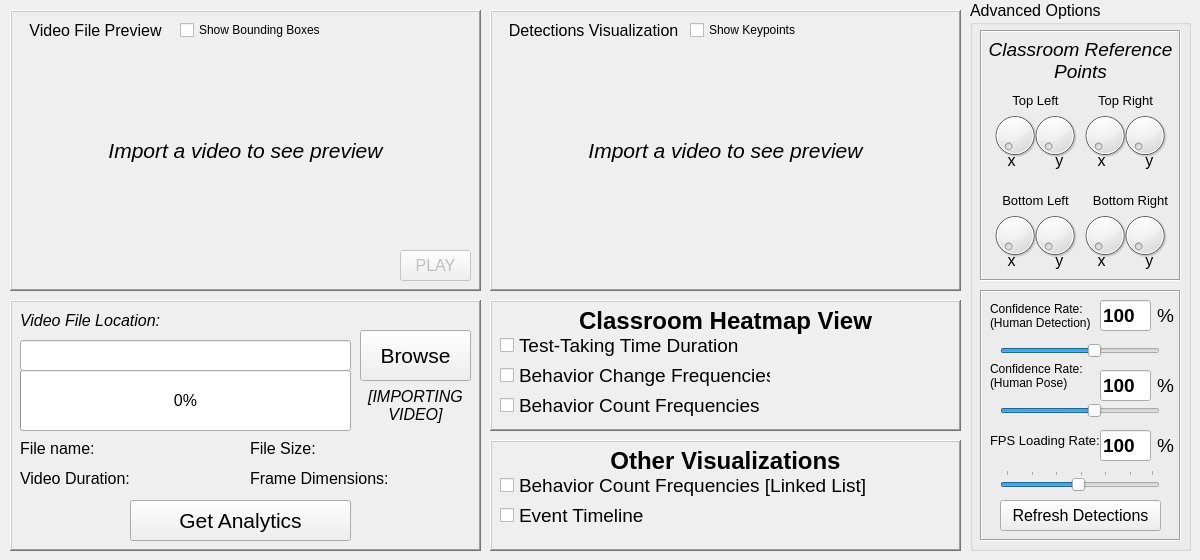
    <widget class="QWidget" name="importVideo">
     <attribute name="title">
      <string>Import Video</string>
     </attribute>
     <widget class="QLabel" name="video_preview_label">
      <property name="geometry">
       <rect>
        <x>10</x>
        <y>10</y>
        <width>471</width>
        <height>281</height>
       </rect>
      </property>
      <property name="font">
       <font>
        <pointsize>16</pointsize>
        <italic>true</italic>
       </font>
      </property>
      <property name="frameShape">
       <enum>QFrame::Shape::WinPanel</enum>
      </property>
      <property name="frameShadow">
       <enum>QFrame::Shadow::Raised</enum>
      </property>
      <property name="text">
       <string>Import a video to see preview</string>
      </property>
      <property name="alignment">
       <set>Qt::AlignmentFlag::AlignCenter</set>
      </property>
     </widget>
     <widget class="QGroupBox" name="groupBox_2">
      <property name="geometry">
       <rect>
        <x>970</x>
        <y>0</y>
        <width>221</width>
        <height>551</height>
       </rect>
      </property>
      <property name="font">
       <font>
        <pointsize>12</pointsize>
       </font>
      </property>
      <property name="title">
       <string>Advanced Options</string>
      </property>
      <widget class="QFrame" name="frame_6">
       <property name="geometry">
        <rect>
         <x>10</x>
         <y>290</y>
         <width>201</width>
         <height>251</height>
        </rect>
       </property>
       <property name="frameShape">
        <enum>QFrame::Shape::Box</enum>
       </property>
       <property name="frameShadow">
        <enum>QFrame::Shadow::Sunken</enum>
       </property>
       <widget class="QLabel" name="label_34">
        <property name="geometry">
         <rect>
          <x>10</x>
          <y>10</y>
          <width>121</width>
          <height>31</height>
         </rect>
        </property>
        <property name="font">
         <font>
          <pointsize>9</pointsize>
         </font>
        </property>
        <property name="text">
         <string>Confidence Rate:
(Human Detection)</string>
        </property>
       </widget>
       <widget class="QSlider" name="human_detect_conf_slider">
        <property name="geometry">
         <rect>
          <x>20</x>
          <y>50</y>
          <width>160</width>
          <height>22</height>
         </rect>
        </property>
        <property name="maximum">
         <number>100</number>
        </property>
        <property name="singleStep">
         <number>5</number>
        </property>
        <property name="pageStep">
         <number>5</number>
        </property>
        <property name="value">
         <number>60</number>
        </property>
        <property name="orientation">
         <enum>Qt::Orientation::Horizontal</enum>
        </property>
       </widget>
       <widget class="QLineEdit" name="confLineEdit">
        <property name="geometry">
         <rect>
          <x>120</x>
          <y>10</y>
          <width>51</width>
          <height>31</height>
         </rect>
        </property>
        <property name="font">
         <font>
          <pointsize>14</pointsize>
          <bold>true</bold>
         </font>
        </property>
        <property name="text">
         <string>100</string>
        </property>
        <property name="readOnly">
         <bool>true</bool>
        </property>
       </widget>
       <widget class="QLabel" name="label_35">
        <property name="geometry">
         <rect>
          <x>170</x>
          <y>10</y>
          <width>31</width>
          <height>31</height>
         </rect>
        </property>
        <property name="font">
         <font>
          <pointsize>14</pointsize>
         </font>
        </property>
        <property name="text">
         <string>%</string>
        </property>
        <property name="alignment">
         <set>Qt::AlignmentFlag::AlignCenter</set>
        </property>
       </widget>
       <widget class="QLabel" name="label_36">
        <property name="geometry">
         <rect>
          <x>10</x>
          <y>140</y>
          <width>111</width>
          <height>21</height>
         </rect>
        </property>
        <property name="font">
         <font>
          <pointsize>10</pointsize>
         </font>
        </property>
        <property name="text">
         <string>FPS Loading Rate:</string>
        </property>
       </widget>
       <widget class="QLabel" name="label_37">
        <property name="geometry">
         <rect>
          <x>170</x>
          <y>140</y>
          <width>31</width>
          <height>31</height>
         </rect>
        </property>
        <property name="font">
         <font>
          <pointsize>14</pointsize>
         </font>
        </property>
        <property name="text">
         <string>%</string>
        </property>
        <property name="alignment">
         <set>Qt::AlignmentFlag::AlignCenter</set>
        </property>
       </widget>
       <widget class="QLineEdit" name="fpsLoadingRateLineEdit">
        <property name="geometry">
         <rect>
          <x>120</x>
          <y>140</y>
          <width>51</width>
          <height>31</height>
         </rect>
        </property>
        <property name="font">
         <font>
          <pointsize>14</pointsize>
          <bold>true</bold>
         </font>
        </property>
        <property name="text">
         <string>100</string>
        </property>
        <property name="readOnly">
         <bool>true</bool>
        </property>
       </widget>
       <widget class="QSlider" name="fps_loading_rate_slider">
        <property name="geometry">
         <rect>
          <x>20</x>
          <y>180</y>
          <width>160</width>
          <height>22</height>
         </rect>
        </property>
        <property name="minimum">
         <number>1</number>
        </property>
        <property name="maximum">
         <number>60</number>
        </property>
        <property name="singleStep">
         <number>1</number>
        </property>
        <property name="pageStep">
         <number>1</number>
        </property>
        <property name="value">
         <number>30</number>
        </property>
        <property name="orientation">
         <enum>Qt::Orientation::Horizontal</enum>
        </property>
        <property name="tickPosition">
         <enum>QSlider::TickPosition::TicksAbove</enum>
        </property>
        <property name="tickInterval">
         <number>10</number>
        </property>
       </widget>
       <widget class="QLabel" name="label_38">
        <property name="geometry">
         <rect>
          <x>10</x>
          <y>70</y>
          <width>121</width>
          <height>31</height>
         </rect>
        </property>
        <property name="font">
         <font>
          <pointsize>9</pointsize>
         </font>
        </property>
        <property name="text">
         <string>Confidence Rate:
(Human Pose)</string>
        </property>
       </widget>
       <widget class="QSlider" name="human_pose_conf_slider">
        <property name="geometry">
         <rect>
          <x>20</x>
          <y>110</y>
          <width>160</width>
          <height>22</height>
         </rect>
        </property>
        <property name="maximum">
         <number>100</number>
        </property>
        <property name="singleStep">
         <number>5</number>
        </property>
        <property name="pageStep">
         <number>5</number>
        </property>
        <property name="value">
         <number>60</number>
        </property>
        <property name="orientation">
         <enum>Qt::Orientation::Horizontal</enum>
        </property>
       </widget>
       <widget class="QLabel" name="label_39">
        <property name="geometry">
         <rect>
          <x>170</x>
          <y>80</y>
          <width>31</width>
          <height>31</height>
         </rect>
        </property>
        <property name="font">
         <font>
          <pointsize>14</pointsize>
         </font>
        </property>
        <property name="text">
         <string>%</string>
        </property>
        <property name="alignment">
         <set>Qt::AlignmentFlag::AlignCenter</set>
        </property>
       </widget>
       <widget class="QLineEdit" name="confLineEdit_2">
        <property name="geometry">
         <rect>
          <x>120</x>
          <y>80</y>
          <width>51</width>
          <height>31</height>
         </rect>
        </property>
        <property name="font">
         <font>
          <pointsize>14</pointsize>
          <bold>true</bold>
         </font>
        </property>
        <property name="text">
         <string>100</string>
        </property>
        <property name="readOnly">
         <bool>true</bool>
        </property>
       </widget>
       <widget class="QPushButton" name="show_2">
        <property name="enabled">
         <bool>true</bool>
        </property>
        <property name="geometry">
         <rect>
          <x>20</x>
          <y>210</y>
          <width>161</width>
          <height>31</height>
         </rect>
        </property>
        <property name="font">
         <font>
          <pointsize>12</pointsize>
         </font>
        </property>
        <property name="text">
         <string>Refresh Detections</string>
        </property>
       </widget>
      </widget>
      <widget class="QFrame" name="frame_7">
       <property name="geometry">
        <rect>
         <x>10</x>
         <y>30</y>
         <width>201</width>
         <height>251</height>
        </rect>
       </property>
       <property name="frameShape">
        <enum>QFrame::Shape::Box</enum>
       </property>
       <property name="frameShadow">
        <enum>QFrame::Shadow::Sunken</enum>
       </property>
       <property name="lineWidth">
        <number>1</number>
       </property>
       <widget class="QLabel" name="label_23">
        <property name="geometry">
         <rect>
          <x>10</x>
          <y>60</y>
          <width>91</width>
          <height>21</height>
         </rect>
        </property>
        <property name="font">
         <font>
          <pointsize>10</pointsize>
          <italic>false</italic>
         </font>
        </property>
        <property name="text">
         <string>Top Left</string>
        </property>
        <property name="alignment">
         <set>Qt::AlignmentFlag::AlignCenter</set>
        </property>
       </widget>
       <widget class="QDial" name="top_left_x_dial">
        <property name="geometry">
         <rect>
          <x>10</x>
          <y>80</y>
          <width>50</width>
          <height>51</height>
         </rect>
        </property>
        <property name="invertedAppearance">
         <bool>false</bool>
        </property>
        <property name="invertedControls">
         <bool>false</bool>
        </property>
       </widget>
       <widget class="QDial" name="top_left_y_dial">
        <property name="geometry">
         <rect>
          <x>50</x>
          <y>80</y>
          <width>50</width>
          <height>51</height>
         </rect>
        </property>
       </widget>
       <widget class="QDial" name="top_right_x_dial">
        <property name="geometry">
         <rect>
          <x>100</x>
          <y>80</y>
          <width>50</width>
          <height>51</height>
         </rect>
        </property>
       </widget>
       <widget class="QDial" name="top_right_y_dial">
        <property name="geometry">
         <rect>
          <x>140</x>
          <y>80</y>
          <width>50</width>
          <height>51</height>
         </rect>
        </property>
       </widget>
       <widget class="QLabel" name="label_24">
        <property name="geometry">
         <rect>
          <x>100</x>
          <y>60</y>
          <width>91</width>
          <height>21</height>
         </rect>
        </property>
        <property name="font">
         <font>
          <pointsize>10</pointsize>
          <italic>false</italic>
         </font>
        </property>
        <property name="text">
         <string>Top Right</string>
        </property>
        <property name="alignment">
         <set>Qt::AlignmentFlag::AlignCenter</set>
        </property>
       </widget>
       <widget class="QLabel" name="label_27">
        <property name="geometry">
         <rect>
          <x>0</x>
          <y>0</y>
          <width>201</width>
          <height>61</height>
         </rect>
        </property>
        <property name="font">
         <font>
          <pointsize>14</pointsize>
          <italic>true</italic>
         </font>
        </property>
        <property name="text">
         <string>Classroom Reference
Points</string>
        </property>
        <property name="alignment">
         <set>Qt::AlignmentFlag::AlignCenter</set>
        </property>
       </widget>
       <widget class="QLabel" name="label_25">
        <property name="geometry">
         <rect>
          <x>100</x>
          <y>160</y>
          <width>101</width>
          <height>21</height>
         </rect>
        </property>
        <property name="font">
         <font>
          <pointsize>10</pointsize>
          <italic>false</italic>
         </font>
        </property>
        <property name="text">
         <string>Bottom Right</string>
        </property>
        <property name="alignment">
         <set>Qt::AlignmentFlag::AlignCenter</set>
        </property>
       </widget>
       <widget class="QLabel" name="label_26">
        <property name="geometry">
         <rect>
          <x>10</x>
          <y>160</y>
          <width>91</width>
          <height>21</height>
         </rect>
        </property>
        <property name="font">
         <font>
          <pointsize>10</pointsize>
          <italic>false</italic>
         </font>
        </property>
        <property name="text">
         <string>Bottom Left</string>
        </property>
        <property name="alignment">
         <set>Qt::AlignmentFlag::AlignCenter</set>
        </property>
       </widget>
       <widget class="QDial" name="bottom_right_y_dial">
        <property name="geometry">
         <rect>
          <x>140</x>
          <y>180</y>
          <width>50</width>
          <height>51</height>
         </rect>
        </property>
       </widget>
       <widget class="QDial" name="bottom_right_x_dial">
        <property name="geometry">
         <rect>
          <x>100</x>
          <y>180</y>
          <width>50</width>
          <height>51</height>
         </rect>
        </property>
       </widget>
       <widget class="QLabel" name="label_28">
        <property name="geometry">
         <rect>
          <x>0</x>
          <y>120</y>
          <width>111</width>
          <height>21</height>
         </rect>
        </property>
        <property name="font">
         <font>
          <pointsize>12</pointsize>
          <italic>false</italic>
         </font>
        </property>
        <property name="text">
         <string>x         y</string>
        </property>
        <property name="alignment">
         <set>Qt::AlignmentFlag::AlignCenter</set>
        </property>
       </widget>
       <widget class="QLabel" name="label_31">
        <property name="geometry">
         <rect>
          <x>90</x>
          <y>120</y>
          <width>111</width>
          <height>21</height>
         </rect>
        </property>
        <property name="font">
         <font>
          <pointsize>12</pointsize>
          <italic>false</italic>
         </font>
        </property>
        <property name="text">
         <string>x         y</string>
        </property>
        <property name="alignment">
         <set>Qt::AlignmentFlag::AlignCenter</set>
        </property>
       </widget>
       <widget class="QDial" name="bottom_left_y_dial">
        <property name="geometry">
         <rect>
          <x>50</x>
          <y>180</y>
          <width>50</width>
          <height>51</height>
         </rect>
        </property>
       </widget>
       <widget class="QDial" name="bottom_left_x_dial">
        <property name="geometry">
         <rect>
          <x>10</x>
          <y>180</y>
          <width>50</width>
          <height>51</height>
         </rect>
        </property>
       </widget>
       <widget class="QLabel" name="label_32">
        <property name="geometry">
         <rect>
          <x>0</x>
          <y>220</y>
          <width>111</width>
          <height>21</height>
         </rect>
        </property>
        <property name="font">
         <font>
          <pointsize>12</pointsize>
          <italic>false</italic>
         </font>
        </property>
        <property name="text">
         <string>x         y</string>
        </property>
        <property name="alignment">
         <set>Qt::AlignmentFlag::AlignCenter</set>
        </property>
       </widget>
       <widget class="QLabel" name="label_33">
        <property name="geometry">
         <rect>
          <x>90</x>
          <y>220</y>
          <width>111</width>
          <height>21</height>
         </rect>
        </property>
        <property name="font">
         <font>
          <pointsize>12</pointsize>
          <italic>false</italic>
         </font>
        </property>
        <property name="text">
         <string>x         y</string>
        </property>
        <property name="alignment">
         <set>Qt::AlignmentFlag::AlignCenter</set>
        </property>
       </widget>
      </widget>
     </widget>
     <widget class="QLabel" name="video_keypoints_label">
      <property name="geometry">
       <rect>
        <x>490</x>
        <y>10</y>
        <width>471</width>
        <height>281</height>
       </rect>
      </property>
      <property name="font">
       <font>
        <pointsize>16</pointsize>
        <italic>true</italic>
       </font>
      </property>
      <property name="frameShape">
       <enum>QFrame::Shape::WinPanel</enum>
      </property>
      <property name="frameShadow">
       <enum>QFrame::Shadow::Raised</enum>
      </property>
      <property name="text">
       <string>Import a video to see preview</string>
      </property>
      <property name="alignment">
       <set>Qt::AlignmentFlag::AlignCenter</set>
      </property>
     </widget>
     <widget class="QFrame" name="frame_3">
      <property name="geometry">
       <rect>
        <x>490</x>
        <y>300</y>
        <width>471</width>
        <height>131</height>
       </rect>
      </property>
      <property name="frameShape">
       <enum>QFrame::Shape::WinPanel</enum>
      </property>
      <property name="frameShadow">
       <enum>QFrame::Shadow::Raised</enum>
      </property>
      <widget class="QLabel" name="label_16">
       <property name="geometry">
        <rect>
         <x>0</x>
         <y>0</y>
         <width>471</width>
         <height>41</height>
        </rect>
       </property>
       <property name="font">
        <font>
         <pointsize>18</pointsize>
         <bold>true</bold>
        </font>
       </property>
       <property name="text">
        <string>Classroom Heatmap View</string>
       </property>
       <property name="alignment">
        <set>Qt::AlignmentFlag::AlignCenter</set>
       </property>
      </widget>
      <widget class="QCheckBox" name="tesk_taking_time_chkbox">
       <property name="geometry">
        <rect>
         <x>10</x>
         <y>30</y>
         <width>241</width>
         <height>31</height>
        </rect>
       </property>
       <property name="font">
        <font>
         <pointsize>14</pointsize>
        </font>
       </property>
       <property name="text">
        <string>Test-Taking Time Duration</string>
       </property>
      </widget>
      <widget class="QCheckBox" name="behavior_change_freq_chkbox">
       <property name="geometry">
        <rect>
         <x>10</x>
         <y>60</y>
         <width>271</width>
         <height>31</height>
        </rect>
       </property>
       <property name="font">
        <font>
         <pointsize>14</pointsize>
        </font>
       </property>
       <property name="text">
        <string>Behavior Change Frequencies</string>
       </property>
      </widget>
      <widget class="QCheckBox" name="behavior_count_freq_chkbox">
       <property name="geometry">
        <rect>
         <x>10</x>
         <y>90</y>
         <width>271</width>
         <height>31</height>
        </rect>
       </property>
       <property name="font">
        <font>
         <pointsize>14</pointsize>
        </font>
       </property>
       <property name="text">
        <string>Behavior Count Frequencies</string>
       </property>
      </widget>
     </widget>
     <widget class="QFrame" name="frame_4">
      <property name="geometry">
       <rect>
        <x>490</x>
        <y>440</y>
        <width>471</width>
        <height>111</height>
       </rect>
      </property>
      <property name="frameShape">
       <enum>QFrame::Shape::WinPanel</enum>
      </property>
      <property name="frameShadow">
       <enum>QFrame::Shadow::Raised</enum>
      </property>
      <widget class="QLabel" name="label_17">
       <property name="geometry">
        <rect>
         <x>0</x>
         <y>0</y>
         <width>471</width>
         <height>41</height>
        </rect>
       </property>
       <property name="font">
        <font>
         <pointsize>18</pointsize>
         <bold>true</bold>
        </font>
       </property>
       <property name="text">
        <string>Other Visualizations</string>
       </property>
       <property name="alignment">
        <set>Qt::AlignmentFlag::AlignCenter</set>
       </property>
      </widget>
      <widget class="QCheckBox" name="behavior_count_link_list_chkbox">
       <property name="geometry">
        <rect>
         <x>10</x>
         <y>30</y>
         <width>371</width>
         <height>31</height>
        </rect>
       </property>
       <property name="font">
        <font>
         <pointsize>14</pointsize>
        </font>
       </property>
       <property name="text">
        <string>Behavior Count Frequencies [Linked List]</string>
       </property>
      </widget>
      <widget class="QCheckBox" name="event_timeline_chkbox">
       <property name="geometry">
        <rect>
         <x>10</x>
         <y>60</y>
         <width>371</width>
         <height>31</height>
        </rect>
       </property>
       <property name="font">
        <font>
         <pointsize>14</pointsize>
        </font>
       </property>
       <property name="text">
        <string>Event Timeline</string>
       </property>
      </widget>
     </widget>
     <widget class="QFrame" name="frame_5">
      <property name="geometry">
       <rect>
        <x>10</x>
        <y>300</y>
        <width>471</width>
        <height>251</height>
       </rect>
      </property>
      <property name="frameShape">
       <enum>QFrame::Shape::WinPanel</enum>
      </property>
      <property name="frameShadow">
       <enum>QFrame::Shadow::Raised</enum>
      </property>
      <widget class="QLabel" name="label_15">
       <property name="geometry">
        <rect>
         <x>10</x>
         <y>10</y>
         <width>171</width>
         <height>21</height>
        </rect>
       </property>
       <property name="font">
        <font>
         <pointsize>12</pointsize>
         <italic>true</italic>
        </font>
       </property>
       <property name="text">
        <string>Video File Location:</string>
       </property>
      </widget>
      <widget class="QLineEdit" name="videoDirectory">
       <property name="geometry">
        <rect>
         <x>10</x>
         <y>40</y>
         <width>331</width>
         <height>31</height>
        </rect>
       </property>
       <property name="font">
        <font>
         <pointsize>14</pointsize>
         <italic>true</italic>
        </font>
       </property>
      </widget>
      <widget class="QPushButton" name="import_video_button">
       <property name="geometry">
        <rect>
         <x>350</x>
         <y>30</y>
         <width>111</width>
         <height>51</height>
        </rect>
       </property>
       <property name="font">
        <font>
         <pointsize>16</pointsize>
         <bold>false</bold>
        </font>
       </property>
       <property name="autoFillBackground">
        <bool>false</bool>
       </property>
       <property name="text">
        <string>Browse</string>
       </property>
      </widget>
      <widget class="QPushButton" name="analyze_video_button">
       <property name="geometry">
        <rect>
         <x>120</x>
         <y>200</y>
         <width>221</width>
         <height>41</height>
        </rect>
       </property>
       <property name="font">
        <font>
         <pointsize>16</pointsize>
        </font>
       </property>
       <property name="text">
        <string>Get Analytics</string>
       </property>
      </widget>
      <widget class="QLabel" name="label_19">
       <property name="geometry">
        <rect>
         <x>10</x>
         <y>140</y>
         <width>101</width>
         <height>16</height>
        </rect>
       </property>
       <property name="font">
        <font>
         <pointsize>12</pointsize>
        </font>
       </property>
       <property name="text">
        <string>File name:</string>
       </property>
      </widget>
      <widget class="QLabel" name="label_20">
       <property name="geometry">
        <rect>
         <x>10</x>
         <y>170</y>
         <width>111</width>
         <height>16</height>
        </rect>
       </property>
       <property name="font">
        <font>
         <pointsize>12</pointsize>
        </font>
       </property>
       <property name="text">
        <string>Video Duration:</string>
       </property>
      </widget>
      <widget class="QLabel" name="label_21">
       <property name="geometry">
        <rect>
         <x>240</x>
         <y>140</y>
         <width>121</width>
         <height>16</height>
        </rect>
       </property>
       <property name="font">
        <font>
         <pointsize>12</pointsize>
        </font>
       </property>
       <property name="text">
        <string>File Size:</string>
       </property>
      </widget>
      <widget class="QLabel" name="label_22">
       <property name="geometry">
        <rect>
         <x>240</x>
         <y>170</y>
         <width>141</width>
         <height>16</height>
        </rect>
       </property>
       <property name="font">
        <font>
         <pointsize>12</pointsize>
        </font>
       </property>
       <property name="text">
        <string>Frame Dimensions:</string>
       </property>
      </widget>
      <widget class="QProgressBar" name="importProgressBar">
       <property name="geometry">
        <rect>
         <x>10</x>
         <y>70</y>
         <width>331</width>
         <height>61</height>
        </rect>
       </property>
       <property name="font">
        <font>
         <pointsize>12</pointsize>
        </font>
       </property>
       <property name="value">
        <number>0</number>
       </property>
       <property name="alignment">
        <set>Qt::AlignmentFlag::AlignBottom|Qt::AlignmentFlag::AlignHCenter</set>
       </property>
       <property name="invertedAppearance">
        <bool>false</bool>
       </property>
      </widget>
      <widget class="QLabel" name="status_import_label">
       <property name="geometry">
        <rect>
         <x>350</x>
         <y>85</y>
         <width>111</width>
         <height>41</height>
        </rect>
       </property>
       <property name="font">
        <font>
         <pointsize>12</pointsize>
         <italic>true</italic>
        </font>
       </property>
       <property name="text">
        <string>[IMPORTING
VIDEO]</string>
       </property>
       <property name="alignment">
        <set>Qt::AlignmentFlag::AlignCenter</set>
       </property>
      </widget>
     </widget>
     <widget class="QLabel" name="label_29">
      <property name="geometry">
       <rect>
        <x>20</x>
        <y>20</y>
        <width>151</width>
        <height>21</height>
       </rect>
      </property>
      <property name="font">
       <font>
        <pointsize>12</pointsize>
       </font>
      </property>
      <property name="autoFillBackground">
       <bool>true</bool>
      </property>
      <property name="text">
       <string>Video File Preview</string>
      </property>
      <property name="alignment">
       <set>Qt::AlignmentFlag::AlignCenter</set>
      </property>
     </widget>
     <widget class="QLabel" name="label_30">
      <property name="geometry">
       <rect>
        <x>500</x>
        <y>20</y>
        <width>181</width>
        <height>21</height>
       </rect>
      </property>
      <property name="font">
       <font>
        <pointsize>12</pointsize>
       </font>
      </property>
      <property name="autoFillBackground">
       <bool>true</bool>
      </property>
      <property name="text">
       <string>  Detections Visualization</string>
      </property>
      <property name="alignment">
       <set>Qt::AlignmentFlag::AlignLeading|Qt::AlignmentFlag::AlignLeft|Qt::AlignmentFlag::AlignVCenter</set>
      </property>
     </widget>
     <widget class="QPushButton" name="play_pause_button">
      <property name="enabled">
       <bool>false</bool>
      </property>
      <property name="geometry">
       <rect>
        <x>400</x>
        <y>250</y>
        <width>71</width>
        <height>31</height>
       </rect>
      </property>
      <property name="font">
       <font>
        <pointsize>12</pointsize>
       </font>
      </property>
      <property name="text">
       <string>PLAY</string>
      </property>
     </widget>
     <widget class="QCheckBox" name="showBoundingBoxChkBox">
      <property name="geometry">
       <rect>
        <x>180</x>
        <y>20</y>
        <width>141</width>
        <height>20</height>
       </rect>
      </property>
      <property name="text">
       <string>Show Bounding Boxes</string>
      </property>
     </widget>
     <widget class="QCheckBox" name="showKeyPointsChkBox">
      <property name="geometry">
       <rect>
        <x>690</x>
        <y>20</y>
        <width>131</width>
        <height>20</height>
       </rect>
      </property>
      <property name="palette">
       <palette>
        <active>
         <colorrole role="WindowText">
          <brush brushstyle="SolidPattern">
           <color alpha="255">
            <red>0</red>
            <green>0</green>
            <blue>0</blue>
           </color>
          </brush>
         </colorrole>
        </active>
        <inactive>
         <colorrole role="WindowText">
          <brush brushstyle="SolidPattern">
           <color alpha="255">
            <red>0</red>
            <green>0</green>
            <blue>0</blue>
           </color>
          </brush>
         </colorrole>
        </inactive>
        <disabled>
         <colorrole role="Button">
          <brush brushstyle="SolidPattern">
           <color alpha="107">
            <red>255</red>
            <green>255</green>
            <blue>255</blue>
           </color>
          </brush>
         </colorrole>
         <colorrole role="ButtonText">
          <brush brushstyle="SolidPattern">
           <color alpha="135">
            <red>255</red>
            <green>255</green>
            <blue>255</blue>
           </color>
          </brush>
         </colorrole>
        </disabled>
       </palette>
      </property>
      <property name="text">
       <string>Show Keypoints</string>
      </property>
     </widget>
    </widget>
